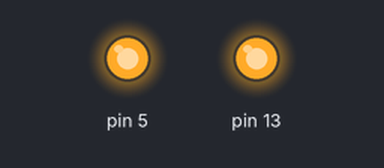
Bench run of a sketch on a simulated Arduino Uno, built with avr-gcc and run on an emulated ATmega328P. Shown: output pins drawn as LEDs (lit = HIGH).

Above: at 0.1 s.
Timing chart, 0 to 1.6 s (numbered marks = the images above):
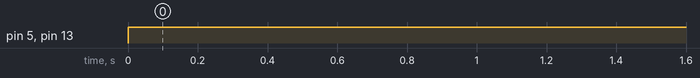

The sketch:

ifelse.ino
```cpp
//Penggunaan If Else

void setup() {
pinMode(13,OUTPUT);
pinMode(5,OUTPUT);
}

void loop() {
digitalWrite(5,HIGH);
if(digitalRead(5)==HIGH)
{
digitalWrite(13,HIGH);
}
else
{
digitalWrite(13,LOW);
}
}
```

Measured:
- by itself, pin 5, pin 13: LOW → HIGH at 0.00 s
